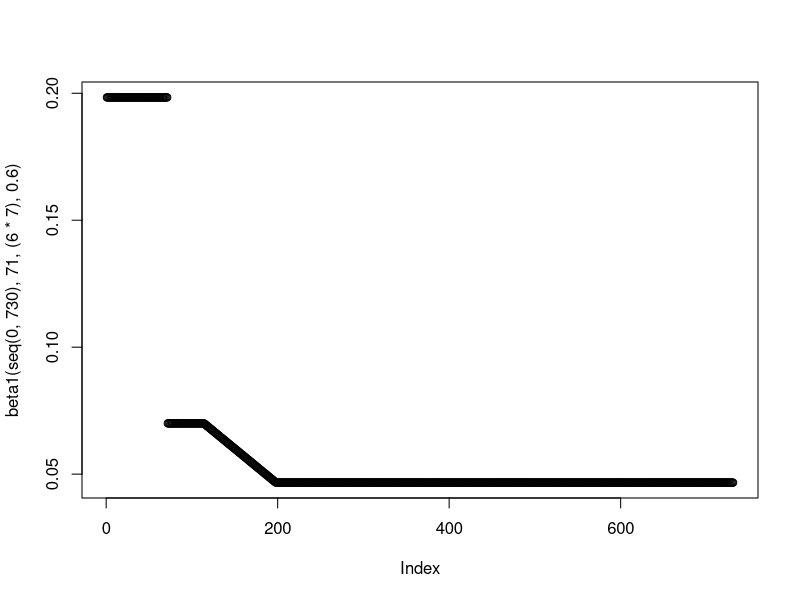
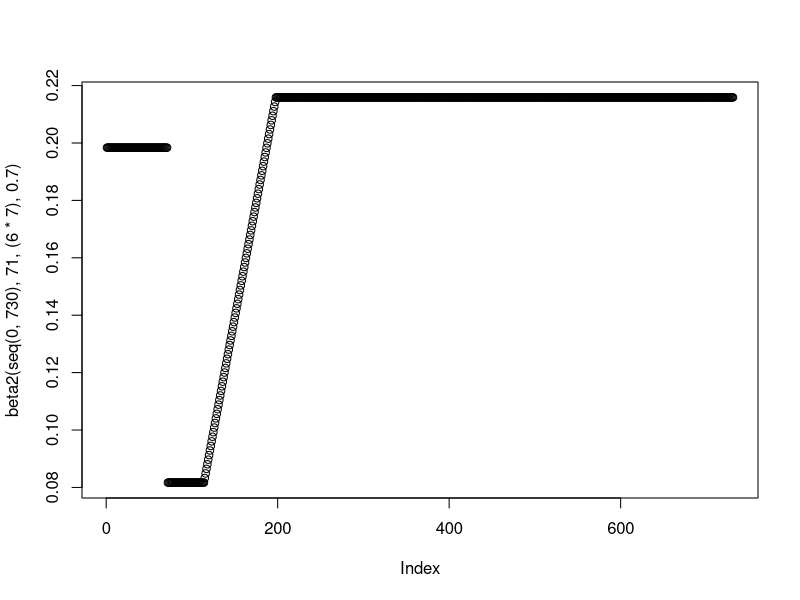
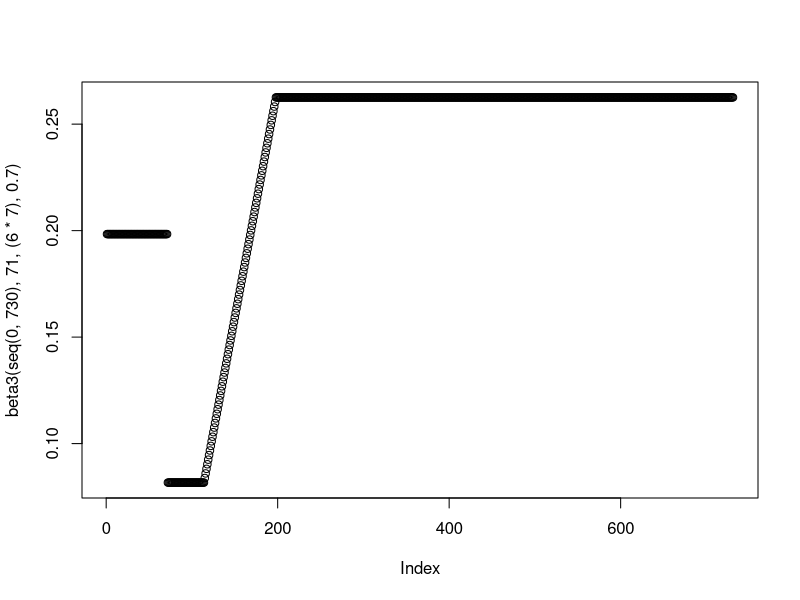
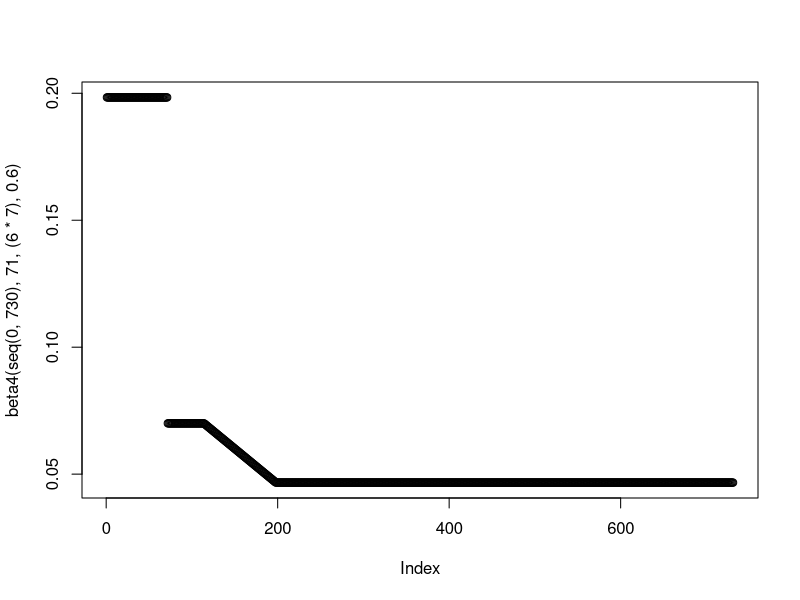

Write the R code that produced these figures, in order.
setwd("C:/Users/amorg/Documents/PhD/nCoV Work/Figures/Enhanced Shielding/New") # This is where the plots Output
rm(list=ls())
library("deSolve"); library("ggplot2"); library("ggpubr"); library("reshape2"); library("Cairo")

#This Script contains otuput for both the Trigger Day and Phase 2 Analysis - Part of Figure 4

#### Model Functions ####
#Generation Time Function - Uses Baseline R0 
GenTime <- function(T2, R0) {
  G = T2 * ((R0-1)/log(2))
  return(G)
}

#Beta Functions - Uses Two different Re - for beta1 and beta 4 + beta 2 and beta 3 
beta1 <- function(time, tstart1, tdur, r014) {
  gamma <- 1/(GenTime(3.3,2.8))
  beta1_2 <- 0.4*gamma
  betalin <- approxfun(x=c(tstart1+tdur, tstart1+tdur+(12*7)), y = c(r014*(gamma), beta1_2), method="linear", rule  =2)
  ifelse((time >= tstart1 & time <= tstart1+tdur), #Phase 2
         r014*(gamma),
         ifelse((time >= tstart1+tdur & time <= tstart1+tdur+(12*7)), #Phase 3
                betalin(time),
                ifelse((time >= tstart1+tdur+(12*7) & time <= 730),
                       beta1_2,
                       1.7*(gamma))))}
plot(beta1(seq(0,730), 71, (6*7), 0.6))

beta2 <- function(time, tstart1, tdur, r023) {
  gamma <- 1/(GenTime(3.3,2.8))
  beta1_2 <- 1.85*gamma
  betalin <- approxfun(x=c(tstart1+tdur, tstart1+tdur+(12*7)), y = c(r023*(gamma), beta1_2), method="linear", rule  =2)
  ifelse((time >= tstart1 & time <= tstart1+tdur), #Phase 2
         r023*(gamma),
         ifelse((time >= tstart1+tdur & time <= tstart1+tdur+(12*7)), #Phase 3
                betalin(time),
                ifelse((time >= tstart1+tdur+(12*7) & time <= 730),
                       beta1_2,
                       1.7*(gamma))))}

plot(beta2(seq(0,730), 71, (6*7), 0.7))

beta3 <- function(time, tstart1, tdur, r023) {
  gamma <- 1/(GenTime(3.3,2.8))
  beta1_2 <- 2.25*gamma
  betalin <- approxfun(x=c(tstart1+tdur, tstart1+tdur+(12*7)), y = c(r023*(gamma), beta1_2), method="linear", rule  =2)
  ifelse((time >= tstart1 & time <= tstart1+tdur), #Phase 2
         r023*(gamma),
         ifelse((time >= tstart1+tdur & time <= tstart1+tdur+(12*7)), #Phase 3
                betalin(time),
                ifelse((time >= tstart1+tdur+(12*7) & time <= 730),
                       beta1_2,
                       1.7*(gamma))))}
plot(beta3(seq(0,730), 71, (6*7), 0.7))

beta4 <- function(time,tstart1,tdur, r014) {
  gamma <- 1/(GenTime(3.3,2.8))
  beta1_2 <- 0.4*gamma
  betalin <- approxfun(x=c(tstart1+tdur, tstart1+tdur+(12*7)), y = c(r014*(gamma), beta1_2), method="linear", rule  =2)
  ifelse((time >= tstart1 & time <= tstart1+tdur), #Phase 2
         r014*(gamma),
         ifelse((time >= tstart1+tdur & time <= tstart1+tdur+(12*7)), #Phase 3
                betalin(time),
                ifelse((time >= tstart1+tdur+(12*7) & time <= 730),
                       beta1_2,
                       1.7*(gamma))))}
plot(beta4(seq(0,730), 71, (6*7), 0.6))

#ODEs Enhanced Shielding Model - Adapted to use different phase 2 R_e
SIRS <- function(time, state, parameters) {
  with(as.list(c(state, parameters)), {
    beta1 <- beta1(time,tstart1,tdur,r014)
    beta2 <- beta2(time,tstart1,tdur,r023)
    beta3 <- beta3(time,tstart1,tdur,r023)
    beta4 <- beta4(time,tstart1,tdur,r014)
    
    dSv = - beta1*Iv*Sv - beta1*Is*Sv - beta4*Ir1*Sv - beta4*Ir2*Sv - beta4*Ir3*Sv + zeta*Rv
    dSs = - beta1*Iv*Ss - beta1*Is*Ss - beta2*Ir1*Ss - beta2*Ir2*Ss - beta2*Ir3*Ss + zeta*Rs
    dSr1 = - beta4*Iv*Sr1 - beta2*Is*Sr1 - beta3*Ir1*Sr1 - beta3*Ir2*Sr1 - beta3*Ir3*Sr1 + zeta*Rr1
    dSr2 = - beta4*Iv*Sr2 - beta2*Is*Sr2 - beta3*Ir1*Sr2 - beta3*Ir2*Sr2 - beta3*Ir3*Sr2 + zeta*Rr2
    dSr3 = - beta4*Iv*Sr3 - beta2*Is*Sr3 - beta3*Ir1*Sr3 - beta3*Ir2*Sr3 - beta3*Ir3*Sr3 + zeta*Rr3
    
    dIv = beta1*Iv*Sv + beta1*Is*Sv + beta4*Ir1*Sv + beta4*Ir2*Sv + beta4*Ir3*Sv - gamma*Iv
    dIs = beta1*Iv*Ss + beta1*Is*Ss + beta2*Ir1*Ss + beta2*Ir2*Ss + beta2*Ir3*Ss - gamma*Is
    dIr1 = beta4*Iv*Sr1 + beta2*Is*Sr1 + beta3*Ir1*Sr1 + beta3*Ir2*Sr1 + beta3*Ir3*Sr1 - gamma*Ir1
    dIr2 = beta4*Iv*Sr2 + beta2*Is*Sr2 + beta3*Ir1*Sr2 + beta3*Ir2*Sr2 + beta3*Ir3*Sr2 - gamma*Ir2
    dIr3 = beta4*Iv*Sr3 + beta2*Is*Sr3 + beta3*Ir1*Sr3 + beta3*Ir2*Sr3 + beta3*Ir3*Sr3 - gamma*Ir3
    
    dRv = gamma*Iv - zeta*Rv 
    dRs = gamma*Is - zeta*Rs
    dRr1 = gamma*Ir1 - zeta*Rr1
    dRr2 = gamma*Ir2 - zeta*Rr2
    dRr3 = gamma*Ir3 - zeta*Rr3
    
    return(list(c(dSv, dSs, dSr1, dSr2, dSr3,
                  dIv, dIs, dIr1, dIr2, dIr3,
                  dRv, dRs, dRr1, dRr2, dRr3)))
  })
}


#### Baseline Parameters - Initial Conditions, Times and Baseline Parameters ####

init <- c(Sv = 0.2 - 0.0001*0.2, Ss = 0.2 - 0.0001*0.2, 
          Sr1 = 0.2 - 0.0001*0.2, Sr2 = 0.2 - 0.0001*0.2, Sr3 = 0.2 - 0.0001*0.2,
          Iv = 0.0001*0.2, Is = 0.0001*0.2, Ir1 = 0.0001*0.2, Ir2 = 0.0001*0.2, Ir3 = 0.0001*0.2,   
          Rv= 0, Rs = 0, Rr1 = 0, Rr2 = 0, Rr3 = 0)

times <- seq(0, 478, by = 1)

parmsbase = c(gamma = 1/(GenTime(3.3,2.8)), 
              zeta = 1/365,
              tstart1 = 71, 
              tdur = 6*7) 

#### SET 1) TRIGGER DAY ####

trigday <- c(46, 71, 96)

trigdata <- data.frame(matrix(nrow = 0, ncol = 15))

for(i in 1:length(trigday)) {
  parms <- c(parmsbase, r014 = 0.8, r023 = 0.9)
  parms["tstart1"] <- trigday[i]
  out1 <- data.frame(ode(y = init, func = SIRS, times = times, parms = parms))
  out1$RemS <- out1$Sr1 + out1$Sr2 + out1$Sr3
  out1$RemI <- out1$Ir1 + out1$Ir2 + out1$Ir3
  out1$RemR <- out1$Rr1 + out1$Rr2 + out1$Rr3
  out1 <- out1[, -grep("Sr|Ir|Rr", names(out1))]
  out1[,2:7] <- out1[,2:7]/0.2
  out1[,8:10] <- out1[,8:10]/0.6
  out1$Beta1 <- beta1(times, 71, (6*7), parms[["r014"]]) 
  out1$Beta2 <- beta2(times, 71, (6*7), parms[["r023"]]) 
  out1$Beta3 <- beta3(times, 71, (6*7), parms[["r023"]])
  out1$Beta4 <- beta4(times, 71, (6*7), parms[["r014"]])
  out1$trigday <- trigday[i]
  trigdata <- rbind(out1, trigdata)
}

colnames(trigdata) <- c("Time", "Suscv", "Suscs", "Infected_Iv", "Infected_Is", "Recovv", "Recovs", "RemSusc", "RemInf", "RemRecov",
                      "Beta_1", "Beta_2", "Beta_3", "Beta_4", "TriggerDay")

#Trigger Day 96

phase1 <- data.frame(xmin=0, xmax=96, ymin=-Inf, ymax=Inf, name = "P1")
phase2 <- data.frame(xmin=96, xmax=96+(6*7), ymin=-Inf, ymax=Inf, name = "P2")
phase3 <- data.frame(xmin=96+(6*7), xmax=96+(6*7)+(12*7), ymin=-Inf, ymax=Inf, name = "P3")
phase4 <- data.frame(xmin=96+(6*7)+(12*7), xmax=Inf, ymin=-Inf, ymax=Inf, name = "P4")

statsinfecv <- melt(trigdata[trigdata$TriggerDay == 96,], id.vars = c("Time"), measure.vars = c("Infected_Iv", "Infected_Is", "RemInf"))
statsinfecv$variable <- factor(statsinfecv$variable, levels=rev(levels(statsinfecv$variable)))

pinf96 <- ggplot(data = statsinfecv, aes(x = (Time), y = value, col = variable))  + theme_bw() +
  labs(x ="Time (Days)", y = "Proportion Infected") + scale_y_continuous(limits = c(0,0.125), expand = c(0,0)) +
  theme(legend.position = "bottom", legend.title = element_blank(), legend.text=element_text(size=14),  axis.text=element_text(size=14),
        axis.title.y=element_text(size=14),axis.title.x = element_text(size=14), 
        legend.spacing.x = unit(0.3, 'cm'), plot.margin=unit(c(0.7,0.7,0.8,0.8),"cm")) + scale_x_continuous(expand = c(0, 0)) + 
  scale_color_manual(values=c('blue','darkgreen','red'), labels= c("General", "Shielders", "Vulnerable")) +
  geom_rect(data=phase2, aes(xmin=xmin, xmax=xmax, ymin=ymin, ymax=ymax), fill="grey", alpha=0.5, inherit.aes = FALSE) +
  geom_rect(data=phase3, aes(xmin=xmin, xmax=xmax, ymin=ymin, ymax=ymax), fill="grey", alpha=0.35, inherit.aes = FALSE) +
  geom_rect(data=phase4, aes(xmin=xmin, xmax=xmax, ymin=ymin, ymax=ymax), fill="grey", alpha=0.5, inherit.aes = FALSE) +
  geom_text(data = phase1, aes(x = xmin, y = 0.107, label = name),inherit.aes = FALSE, size = 8, vjust = 0, hjust = 0, nudge_x = 36) +
  geom_text(data = phase2, aes(x = xmin, y = 0.107, label = name),inherit.aes = FALSE, size = 8, vjust = 0, hjust = 0, nudge_x = 7) +
  geom_text(data = phase3, aes(x = xmin, y = 0.107, label = name),inherit.aes = FALSE, size = 8, vjust = 0, hjust = 0, nudge_x = 27) +
  geom_text(data = phase4, aes(x = xmin, y = 0.107, label = name),inherit.aes = FALSE, size = 8, vjust = 0, hjust = 0, nudge_x = 110) +
  geom_line(size = 1.02, stat = "identity")

#Baseline Day 71

phase1 <- data.frame(xmin=0, xmax=71, ymin=-Inf, ymax=Inf, name = "P1")
phase2 <- data.frame(xmin=71, xmax=71+(6*7), ymin=-Inf, ymax=Inf, name = "P2")
phase3 <- data.frame(xmin=71+(6*7), xmax=71+(6*7)+(12*7), ymin=-Inf, ymax=Inf, name = "P3")
phase4 <- data.frame(xmin=71+(6*7)+(12*7), xmax=Inf, ymin=-Inf, ymax=Inf, name = "P4")

statsinfecv <- melt(trigdata[trigdata$TriggerDay == 71,], id.vars = c("Time"), measure.vars = c("Infected_Iv", "Infected_Is", "RemInf"))
statsinfecv$variable <- factor(statsinfecv$variable, levels=rev(levels(statsinfecv$variable)))

pinf71 <- ggplot(data = statsinfecv, aes(x = (Time), y = value, col = variable))  + theme_bw() +
  labs(x ="Time (Days)", y = "Proportion Infected") + scale_y_continuous(limits = c(0,0.125), expand = c(0,0)) +
  theme(legend.position = "bottom", legend.title = element_blank(), legend.text=element_text(size=14),  axis.text=element_text(size=14),
        axis.title.y=element_text(size=14),axis.title.x = element_blank(), 
        legend.spacing.x = unit(0.3, 'cm'), plot.margin=unit(c(0.7,0.7,0.8,0.8),"cm")) + scale_x_continuous(expand = c(0, 0)) + 
  scale_color_manual(values=c('blue','darkgreen','red'), labels= c("General", "Shielders", "Vulnerable")) +
  geom_rect(data=phase2, aes(xmin=xmin, xmax=xmax, ymin=ymin, ymax=ymax), fill="grey", alpha=0.5, inherit.aes = FALSE) +
  geom_rect(data=phase3, aes(xmin=xmin, xmax=xmax, ymin=ymin, ymax=ymax), fill="grey", alpha=0.35, inherit.aes = FALSE) +
  geom_rect(data=phase4, aes(xmin=xmin, xmax=xmax, ymin=ymin, ymax=ymax), fill="grey", alpha=0.5, inherit.aes = FALSE) +
  geom_text(data = phase1, aes(x = xmin, y = 0.107, label = name),inherit.aes = FALSE, size = 8, vjust = 0, hjust = 0, nudge_x = 11) +
  geom_text(data = phase2, aes(x = xmin, y = 0.107, label = name),inherit.aes = FALSE, size = 8, vjust = 0, hjust = 0, nudge_x = 8) +
  geom_text(data = phase3, aes(x = xmin, y = 0.107, label = name),inherit.aes = FALSE, size = 8, vjust = 0, hjust = 0, nudge_x = 25) +
  geom_text(data = phase4, aes(x = xmin, y = 0.107, label = name),inherit.aes = FALSE, size = 8, vjust = 0, hjust = 0, nudge_x = 125) +
  geom_line(size = 1.02, stat = "identity")

#Trigger Day 46

phase1 <- data.frame(xmin=0, xmax=46, ymin=-Inf, ymax=Inf, name = "P1")
phase2 <- data.frame(xmin=46, xmax=46+(6*7), ymin=-Inf, ymax=Inf, name = "P2")
phase3 <- data.frame(xmin=46+(6*7), xmax=46+(6*7)+(12*7), ymin=-Inf, ymax=Inf, name = "P3")
phase4 <- data.frame(xmin=46+(6*7)+(12*7), xmax=Inf, ymin=-Inf, ymax=Inf, name = "P4")

statsinfecv <- melt(trigdata[trigdata$TriggerDay == 46,], id.vars = c("Time"), measure.vars = c("Infected_Iv", "Infected_Is", "RemInf"))
statsinfecv$variable <- factor(statsinfecv$variable, levels=rev(levels(statsinfecv$variable)))

pinf46 <- ggplot(data = statsinfecv, aes(x = (Time), y = value, col = variable))  + theme_bw() +
  labs(x ="Time (Days)", y = "Proportion Infected") + scale_y_continuous(limits = c(0,0.125), expand = c(0,0)) +
  theme(legend.position = "bottom", legend.title = element_blank(), legend.text=element_text(size=14),  axis.text=element_text(size=14),
        axis.title.y=element_text(size=14),axis.title.x = element_blank(), 
        legend.spacing.x = unit(0.3, 'cm'), plot.margin=unit(c(0.7,0.7,0.8,0.8),"cm")) + scale_x_continuous(expand = c(0, 0)) + 
  scale_color_manual(values=c('blue','darkgreen','red'), labels= c("General", "Shielders", "Vulnerable")) +
  geom_rect(data=phase2, aes(xmin=xmin, xmax=xmax, ymin=ymin, ymax=ymax), fill="grey", alpha=0.5, inherit.aes = FALSE) +
  geom_rect(data=phase3, aes(xmin=xmin, xmax=xmax, ymin=ymin, ymax=ymax), fill="grey", alpha=0.35, inherit.aes = FALSE) +
  geom_rect(data=phase4, aes(xmin=xmin, xmax=xmax, ymin=ymin, ymax=ymax), fill="grey", alpha=0.5, inherit.aes = FALSE) +
  geom_text(data = phase1, aes(x = xmin, y = 0.107, label = name),inherit.aes = FALSE, size = 8, vjust = 0, hjust = 0, nudge_x = 11) +
  geom_text(data = phase2, aes(x = xmin, y = 0.107, label = name),inherit.aes = FALSE, size = 8, vjust = 0, hjust = 0, nudge_x = 8) +
  geom_text(data = phase3, aes(x = xmin, y = 0.107, label = name),inherit.aes = FALSE, size = 8, vjust = 0, hjust = 0, nudge_x = 25) +
  geom_text(data = phase4, aes(x = xmin, y = 0.107, label = name),inherit.aes = FALSE, size = 8, vjust = 0, hjust = 0, nudge_x = 125) +
  geom_line(size = 1.02, stat = "identity")

#### SET 2) PHASE 2 ANALYSIS ####

retest <- data.frame(scenario = c("Lower", "Baseline", "Higher"),
                     Re14 = c(0.6, 0.8, 1),
                     Re23 = c(0.7, 0.9, 1.1))

redata <- data.frame(matrix(nrow = 0, ncol = 15))

for(i in 1:nrow(retest)) {
  parms <- c(parmsbase, r014 = retest[i,2], r023 = retest[i,3])
  out1 <- data.frame(ode(y = init, func = SIRS, times = times, parms = parms))
  out1$RemS <- out1$Sr1 + out1$Sr2 + out1$Sr3
  out1$RemI <- out1$Ir1 + out1$Ir2 + out1$Ir3
  out1$RemR <- out1$Rr1 + out1$Rr2 + out1$Rr3
  out1 <- out1[, -grep("Sr|Ir|Rr", names(out1))]
  out1[,2:7] <- out1[,2:7]/0.2
  out1[,8:10] <- out1[,8:10]/0.6
  out1$Beta1 <- beta1(times, 71, (6*7), parms[["r014"]]) 
  out1$Beta2 <- beta2(times, 71, (6*7), parms[["r023"]]) 
  out1$Beta3 <- beta3(times, 71, (6*7), parms[["r023"]])
  out1$Beta4 <- beta4(times, 71, (6*7), parms[["r014"]])
  out1$r_e4 <- as.factor(retest[i,1])
  redata <- rbind(out1, redata)
}

colnames(redata) <- c("Time", "Suscv", "Suscs", "Infected_Iv", "Infected_Is", "Recovv", "Recovs", "RemSusc", "RemInf", "RemRecov",
                      "Beta_1", "Beta_2", "Beta_3", "Beta_4", "Phase4_Re")

phase1 <- data.frame(xmin=0, xmax=71, ymin=-Inf, ymax=Inf, name = "P1")
phase2 <- data.frame(xmin=71, xmax=71+(6*7), ymin=-Inf, ymax=Inf, name = "P2")
phase3 <- data.frame(xmin=71+(6*7), xmax=71+(6*7)+(12*7), ymin=-Inf, ymax=Inf, name = "P3")
phase4 <- data.frame(xmin=71+(6*7)+(12*7), xmax=Inf, ymin=-Inf, ymax=Inf, name = "P4")

# R_e 0.6/0.7

statsinfecv <- melt(redata[redata$Phase4_Re == "Lower",], id.vars = c("Time"), measure.vars = c("Infected_Iv", "Infected_Is", "RemInf"))
statsinfecv$variable <- factor(statsinfecv$variable, levels=rev(levels(statsinfecv$variable)))

pinf0607 <- ggplot(data = statsinfecv, aes(x = (Time), y = value, col = variable))  + theme_bw() +
  labs(x ="Time (Days)", y = "Proportion Infected") + scale_y_continuous(limits = c(0,0.07), expand = c(0,0)) +
  theme(legend.position = "bottom", legend.title = element_blank(), legend.text=element_text(size=14),  axis.text=element_text(size=14),
        axis.title.y=element_text(size=14),axis.title.x = element_blank(), 
        legend.spacing.x = unit(0.3, 'cm'), plot.margin=unit(c(0.7,0.7,0.8,0.8),"cm")) + scale_x_continuous(expand = c(0, 0)) + 
  scale_color_manual(values=c('blue','darkgreen','red'), labels= c("General", "Shielders", "Vulnerable")) +
  geom_rect(data=phase2, aes(xmin=xmin, xmax=xmax, ymin=ymin, ymax=ymax), fill="grey", alpha=0.5, inherit.aes = FALSE) +
  geom_rect(data=phase3, aes(xmin=xmin, xmax=xmax, ymin=ymin, ymax=ymax), fill="grey", alpha=0.35, inherit.aes = FALSE) +
  geom_rect(data=phase4, aes(xmin=xmin, xmax=xmax, ymin=ymin, ymax=ymax), fill="grey", alpha=0.5, inherit.aes = FALSE) +
  geom_text(data = phase1, aes(x = xmin, y = 0.06, label = name),inherit.aes = FALSE, size = 8, vjust = 0, hjust = 0, nudge_x = 25) +
  geom_text(data = phase2, aes(x = xmin, y = 0.06, label = name),inherit.aes = FALSE, size = 8, vjust = 0, hjust = 0, nudge_x = 8) +
  geom_text(data = phase3, aes(x = xmin, y = 0.06, label = name),inherit.aes = FALSE, size = 8, vjust = 0, hjust = 0, nudge_x = 30) +
  geom_text(data = phase4, aes(x = xmin, y = 0.06, label = name),inherit.aes = FALSE, size = 8, vjust = 0, hjust = 0, nudge_x = 125) +
  geom_line(size = 1.02, stat = "identity")

# R_e 0.8/0.9

statsinfecv <- melt(redata[redata$Phase4_Re == "Baseline",], id.vars = c("Time"), measure.vars = c("Infected_Iv", "Infected_Is", "RemInf"))
statsinfecv$variable <- factor(statsinfecv$variable, levels=rev(levels(statsinfecv$variable)))

pinf0809 <- ggplot(data = statsinfecv, aes(x = (Time), y = value, col = variable))  + theme_bw() +
  labs(x ="Time (Days)", y = "Proportion Infected") + scale_y_continuous(limits = c(0,0.07), expand = c(0,0)) +
  theme(legend.position = "bottom", legend.title = element_blank(), legend.text=element_text(size=14),  axis.text=element_text(size=14),
        axis.title.y=element_text(size=14),axis.title.x = element_blank(), 
        legend.spacing.x = unit(0.3, 'cm'), plot.margin=unit(c(0.7,0.7,0.8,0.8),"cm")) + scale_x_continuous(expand = c(0, 0)) + 
  scale_color_manual(values=c('blue','darkgreen','red'), labels= c("General", "Shielders", "Vulnerable")) +
  geom_rect(data=phase2, aes(xmin=xmin, xmax=xmax, ymin=ymin, ymax=ymax), fill="grey", alpha=0.5, inherit.aes = FALSE) +
  geom_rect(data=phase3, aes(xmin=xmin, xmax=xmax, ymin=ymin, ymax=ymax), fill="grey", alpha=0.35, inherit.aes = FALSE) +
  geom_rect(data=phase4, aes(xmin=xmin, xmax=xmax, ymin=ymin, ymax=ymax), fill="grey", alpha=0.5, inherit.aes = FALSE) +
  geom_text(data = phase1, aes(x = xmin, y = 0.06, label = name),inherit.aes = FALSE, size = 8, vjust = 0, hjust = 0, nudge_x = 25) +
  geom_text(data = phase2, aes(x = xmin, y = 0.06, label = name),inherit.aes = FALSE, size = 8, vjust = 0, hjust = 0, nudge_x = 8) +
  geom_text(data = phase3, aes(x = xmin, y = 0.06, label = name),inherit.aes = FALSE, size = 8, vjust = 0, hjust = 0, nudge_x = 30) +
  geom_text(data = phase4, aes(x = xmin, y = 0.06, label = name),inherit.aes = FALSE, size = 8, vjust = 0, hjust = 0, nudge_x = 125) +
  geom_line(size = 1.02, stat = "identity")

# R_e 1.0/1.1

statsinfecv <- melt(redata[redata$Phase4_Re == "Higher",], id.vars = c("Time"), measure.vars = c("Infected_Iv", "Infected_Is", "RemInf"))
statsinfecv$variable <- factor(statsinfecv$variable, levels=rev(levels(statsinfecv$variable)))

pinf1011 <- ggplot(data = statsinfecv, aes(x = (Time), y = value, col = variable))  + theme_bw() +
  labs(x ="Time (Days)", y = "Proportion Infected") + scale_y_continuous(limits = c(0,0.07), expand = c(0,0)) +
  theme(legend.position = "none", legend.title = element_text(size=14), legend.text=element_text(size=14),  axis.text=element_text(size=14),
        axis.title.y=element_text(size=14),axis.title.x = element_text(size=14), 
        legend.spacing.x = unit(0.3, 'cm'), plot.margin=unit(c(0.7,0.7,0.8,0.8),"cm")) + scale_x_continuous(expand = c(0, 0)) + 
  scale_color_manual(values=c('blue','darkgreen','red'), labels= c("General", "Shielders", "Vulnerable")) +
  geom_rect(data=phase2, aes(xmin=xmin, xmax=xmax, ymin=ymin, ymax=ymax), fill="grey", alpha=0.5, inherit.aes = FALSE) +
  geom_rect(data=phase3, aes(xmin=xmin, xmax=xmax, ymin=ymin, ymax=ymax), fill="grey", alpha=0.35, inherit.aes = FALSE) +
  geom_rect(data=phase4, aes(xmin=xmin, xmax=xmax, ymin=ymin, ymax=ymax), fill="grey", alpha=0.5, inherit.aes = FALSE) +
  geom_text(data = phase1, aes(x = xmin, y = 0.06, label = name),inherit.aes = FALSE, size = 8, vjust = 0, hjust = 0, nudge_x = 25) +
  geom_text(data = phase2, aes(x = xmin, y = 0.06, label = name),inherit.aes = FALSE, size = 8, vjust = 0, hjust = 0, nudge_x = 8) +
  geom_text(data = phase3, aes(x = xmin, y = 0.06, label = name),inherit.aes = FALSE, size = 8, vjust = 0, hjust = 0, nudge_x = 30) +
  geom_text(data = phase4, aes(x = xmin, y = 0.06, label = name),inherit.aes = FALSE, size = 8, vjust = 0, hjust = 0, nudge_x = 125) +
  geom_line(size = 1.02, stat = "identity")

#### Plotting - Phase 2 ####
plot <- ggarrange(pinf46, NULL,
                  
                  pinf71, NULL,
                  
                  pinf96,  
                  
                  ncol = 1, nrow = 5, 
                  
                  heights = c(0.5, -0.03, 0.5, -0.03, 0.55), 
                  labels = c("A","", "B","", "C"), font.label = c(size = 20), common.legend = TRUE, legend = "bottom" )

plot1 <- ggarrange(pinf0607, NULL,
                  
                   pinf0809, NULL,
                  
                   pinf1011,  
                  
                  ncol = 1, nrow = 5, 
                  
                  heights = c(0.5, -0.03, 0.5, -0.03, 0.55), 
                  labels = c("A","", "B","", "C"), font.label = c(size = 20), common.legend = TRUE, legend = "bottom" )

#Anti-Aliasing in Plots - Can Ignore 
ggsave(plot, filename = "FigS4.png", dpi = 300, type = "cairo",
       width = 8.5, height = 11, units = "in")

ggsave(plot1, filename = "FigS5.png", dpi = 300, type = "cairo",
       width = 8.5, height = 11, units = "in")
